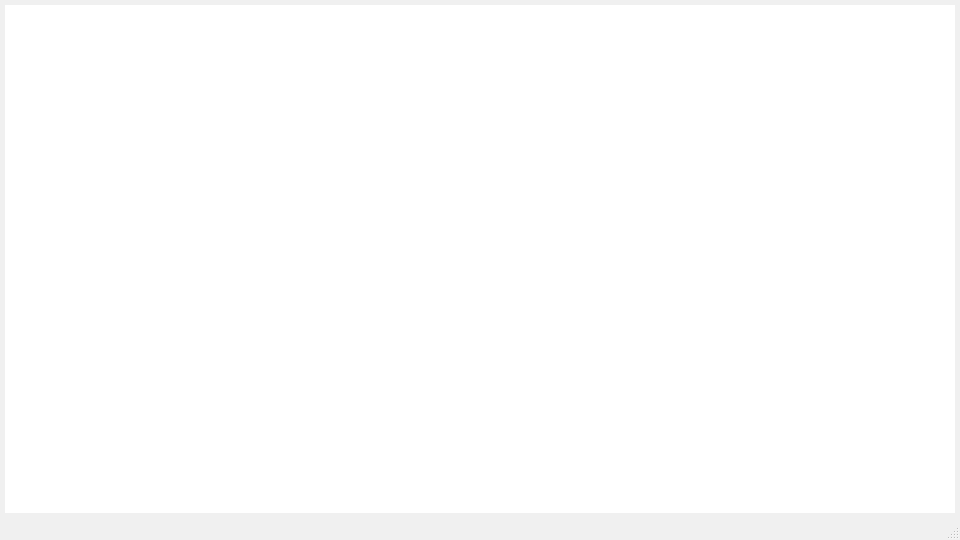
<?xml version="1.0" encoding="UTF-8"?>
<ui version="4.0">
 <class>MainWindow</class>
 <widget class="QMainWindow" name="MainWindow">
  <property name="windowModality">
   <enum>Qt::NonModal</enum>
  </property>
  <property name="enabled">
   <bool>true</bool>
  </property>
  <property name="geometry">
   <rect>
    <x>0</x>
    <y>0</y>
    <width>960</width>
    <height>540</height>
   </rect>
  </property>
  <property name="palette">
   <palette>
    <active>
     <colorrole role="WindowText">
      <brush brushstyle="SolidPattern">
       <color alpha="255">
        <red>255</red>
        <green>255</green>
        <blue>255</blue>
       </color>
      </brush>
     </colorrole>
     <colorrole role="Button">
      <brush brushstyle="SolidPattern">
       <color alpha="255">
        <red>126</red>
        <green>126</green>
        <blue>126</blue>
       </color>
      </brush>
     </colorrole>
     <colorrole role="Light">
      <brush brushstyle="SolidPattern">
       <color alpha="255">
        <red>189</red>
        <green>189</green>
        <blue>189</blue>
       </color>
      </brush>
     </colorrole>
     <colorrole role="Midlight">
      <brush brushstyle="SolidPattern">
       <color alpha="255">
        <red>157</red>
        <green>157</green>
        <blue>157</blue>
       </color>
      </brush>
     </colorrole>
     <colorrole role="Dark">
      <brush brushstyle="SolidPattern">
       <color alpha="255">
        <red>63</red>
        <green>63</green>
        <blue>63</blue>
       </color>
      </brush>
     </colorrole>
     <colorrole role="Mid">
      <brush brushstyle="SolidPattern">
       <color alpha="255">
        <red>84</red>
        <green>84</green>
        <blue>84</blue>
       </color>
      </brush>
     </colorrole>
     <colorrole role="Text">
      <brush brushstyle="SolidPattern">
       <color alpha="255">
        <red>255</red>
        <green>255</green>
        <blue>255</blue>
       </color>
      </brush>
     </colorrole>
     <colorrole role="BrightText">
      <brush brushstyle="SolidPattern">
       <color alpha="255">
        <red>255</red>
        <green>255</green>
        <blue>255</blue>
       </color>
      </brush>
     </colorrole>
     <colorrole role="ButtonText">
      <brush brushstyle="SolidPattern">
       <color alpha="255">
        <red>255</red>
        <green>255</green>
        <blue>255</blue>
       </color>
      </brush>
     </colorrole>
     <colorrole role="Base">
      <brush brushstyle="SolidPattern">
       <color alpha="255">
        <red>0</red>
        <green>0</green>
        <blue>0</blue>
       </color>
      </brush>
     </colorrole>
     <colorrole role="Window">
      <brush brushstyle="SolidPattern">
       <color alpha="255">
        <red>126</red>
        <green>126</green>
        <blue>126</blue>
       </color>
      </brush>
     </colorrole>
     <colorrole role="Shadow">
      <brush brushstyle="SolidPattern">
       <color alpha="255">
        <red>0</red>
        <green>0</green>
        <blue>0</blue>
       </color>
      </brush>
     </colorrole>
     <colorrole role="AlternateBase">
      <brush brushstyle="SolidPattern">
       <color alpha="255">
        <red>63</red>
        <green>63</green>
        <blue>63</blue>
       </color>
      </brush>
     </colorrole>
     <colorrole role="ToolTipBase">
      <brush brushstyle="SolidPattern">
       <color alpha="255">
        <red>255</red>
        <green>255</green>
        <blue>220</blue>
       </color>
      </brush>
     </colorrole>
     <colorrole role="ToolTipText">
      <brush brushstyle="SolidPattern">
       <color alpha="255">
        <red>0</red>
        <green>0</green>
        <blue>0</blue>
       </color>
      </brush>
     </colorrole>
    </active>
    <inactive>
     <colorrole role="WindowText">
      <brush brushstyle="SolidPattern">
       <color alpha="255">
        <red>0</red>
        <green>0</green>
        <blue>0</blue>
       </color>
      </brush>
     </colorrole>
     <colorrole role="Button">
      <brush brushstyle="SolidPattern">
       <color alpha="255">
        <red>240</red>
        <green>240</green>
        <blue>240</blue>
       </color>
      </brush>
     </colorrole>
     <colorrole role="Light">
      <brush brushstyle="SolidPattern">
       <color alpha="255">
        <red>255</red>
        <green>255</green>
        <blue>255</blue>
       </color>
      </brush>
     </colorrole>
     <colorrole role="Midlight">
      <brush brushstyle="SolidPattern">
       <color alpha="255">
        <red>227</red>
        <green>227</green>
        <blue>227</blue>
       </color>
      </brush>
     </colorrole>
     <colorrole role="Dark">
      <brush brushstyle="SolidPattern">
       <color alpha="255">
        <red>160</red>
        <green>160</green>
        <blue>160</blue>
       </color>
      </brush>
     </colorrole>
     <colorrole role="Mid">
      <brush brushstyle="SolidPattern">
       <color alpha="255">
        <red>160</red>
        <green>160</green>
        <blue>160</blue>
       </color>
      </brush>
     </colorrole>
     <colorrole role="Text">
      <brush brushstyle="SolidPattern">
       <color alpha="255">
        <red>0</red>
        <green>0</green>
        <blue>0</blue>
       </color>
      </brush>
     </colorrole>
     <colorrole role="BrightText">
      <brush brushstyle="SolidPattern">
       <color alpha="255">
        <red>255</red>
        <green>255</green>
        <blue>255</blue>
       </color>
      </brush>
     </colorrole>
     <colorrole role="ButtonText">
      <brush brushstyle="SolidPattern">
       <color alpha="255">
        <red>0</red>
        <green>0</green>
        <blue>0</blue>
       </color>
      </brush>
     </colorrole>
     <colorrole role="Base">
      <brush brushstyle="SolidPattern">
       <color alpha="255">
        <red>255</red>
        <green>255</green>
        <blue>255</blue>
       </color>
      </brush>
     </colorrole>
     <colorrole role="Window">
      <brush brushstyle="SolidPattern">
       <color alpha="255">
        <red>240</red>
        <green>240</green>
        <blue>240</blue>
       </color>
      </brush>
     </colorrole>
     <colorrole role="Shadow">
      <brush brushstyle="SolidPattern">
       <color alpha="255">
        <red>105</red>
        <green>105</green>
        <blue>105</blue>
       </color>
      </brush>
     </colorrole>
     <colorrole role="AlternateBase">
      <brush brushstyle="SolidPattern">
       <color alpha="255">
        <red>245</red>
        <green>245</green>
        <blue>245</blue>
       </color>
      </brush>
     </colorrole>
     <colorrole role="ToolTipBase">
      <brush brushstyle="SolidPattern">
       <color alpha="255">
        <red>255</red>
        <green>255</green>
        <blue>220</blue>
       </color>
      </brush>
     </colorrole>
     <colorrole role="ToolTipText">
      <brush brushstyle="SolidPattern">
       <color alpha="255">
        <red>0</red>
        <green>0</green>
        <blue>0</blue>
       </color>
      </brush>
     </colorrole>
    </inactive>
    <disabled>
     <colorrole role="WindowText">
      <brush brushstyle="SolidPattern">
       <color alpha="255">
        <red>63</red>
        <green>63</green>
        <blue>63</blue>
       </color>
      </brush>
     </colorrole>
     <colorrole role="Button">
      <brush brushstyle="SolidPattern">
       <color alpha="255">
        <red>126</red>
        <green>126</green>
        <blue>126</blue>
       </color>
      </brush>
     </colorrole>
     <colorrole role="Light">
      <brush brushstyle="SolidPattern">
       <color alpha="255">
        <red>189</red>
        <green>189</green>
        <blue>189</blue>
       </color>
      </brush>
     </colorrole>
     <colorrole role="Midlight">
      <brush brushstyle="SolidPattern">
       <color alpha="255">
        <red>157</red>
        <green>157</green>
        <blue>157</blue>
       </color>
      </brush>
     </colorrole>
     <colorrole role="Dark">
      <brush brushstyle="SolidPattern">
       <color alpha="255">
        <red>63</red>
        <green>63</green>
        <blue>63</blue>
       </color>
      </brush>
     </colorrole>
     <colorrole role="Mid">
      <brush brushstyle="SolidPattern">
       <color alpha="255">
        <red>84</red>
        <green>84</green>
        <blue>84</blue>
       </color>
      </brush>
     </colorrole>
     <colorrole role="Text">
      <brush brushstyle="SolidPattern">
       <color alpha="255">
        <red>63</red>
        <green>63</green>
        <blue>63</blue>
       </color>
      </brush>
     </colorrole>
     <colorrole role="BrightText">
      <brush brushstyle="SolidPattern">
       <color alpha="255">
        <red>255</red>
        <green>255</green>
        <blue>255</blue>
       </color>
      </brush>
     </colorrole>
     <colorrole role="ButtonText">
      <brush brushstyle="SolidPattern">
       <color alpha="255">
        <red>63</red>
        <green>63</green>
        <blue>63</blue>
       </color>
      </brush>
     </colorrole>
     <colorrole role="Base">
      <brush brushstyle="SolidPattern">
       <color alpha="255">
        <red>126</red>
        <green>126</green>
        <blue>126</blue>
       </color>
      </brush>
     </colorrole>
     <colorrole role="Window">
      <brush brushstyle="SolidPattern">
       <color alpha="255">
        <red>126</red>
        <green>126</green>
        <blue>126</blue>
       </color>
      </brush>
     </colorrole>
     <colorrole role="Shadow">
      <brush brushstyle="SolidPattern">
       <color alpha="255">
        <red>0</red>
        <green>0</green>
        <blue>0</blue>
       </color>
      </brush>
     </colorrole>
     <colorrole role="AlternateBase">
      <brush brushstyle="SolidPattern">
       <color alpha="255">
        <red>245</red>
        <green>245</green>
        <blue>245</blue>
       </color>
      </brush>
     </colorrole>
     <colorrole role="ToolTipBase">
      <brush brushstyle="SolidPattern">
       <color alpha="255">
        <red>255</red>
        <green>255</green>
        <blue>220</blue>
       </color>
      </brush>
     </colorrole>
     <colorrole role="ToolTipText">
      <brush brushstyle="SolidPattern">
       <color alpha="255">
        <red>0</red>
        <green>0</green>
        <blue>0</blue>
       </color>
      </brush>
     </colorrole>
    </disabled>
   </palette>
  </property>
  <property name="windowTitle">
   <string>MainWindow</string>
  </property>
  <widget class="QWidget" name="centralwidget">
   <property name="maximumSize">
    <size>
     <width>1920</width>
     <height>1080</height>
    </size>
   </property>
   <layout class="QVBoxLayout" name="verticalLayout">
    <property name="spacing">
     <number>0</number>
    </property>
    <property name="leftMargin">
     <number>5</number>
    </property>
    <property name="topMargin">
     <number>5</number>
    </property>
    <property name="rightMargin">
     <number>5</number>
    </property>
    <property name="bottomMargin">
     <number>5</number>
    </property>
    <item>
     <widget class="QGraphicsView" name="graphicsView">
      <property name="baseSize">
       <size>
        <width>400</width>
        <height>400</height>
       </size>
      </property>
      <property name="frameShape">
       <enum>QFrame::NoFrame</enum>
      </property>
      <property name="frameShadow">
       <enum>QFrame::Plain</enum>
      </property>
      <property name="backgroundBrush">
       <brush brushstyle="NoBrush">
        <color alpha="255">
         <red>126</red>
         <green>126</green>
         <blue>126</blue>
        </color>
       </brush>
      </property>
      <property name="foregroundBrush">
       <brush brushstyle="NoBrush">
        <color alpha="255">
         <red>126</red>
         <green>126</green>
         <blue>126</blue>
        </color>
       </brush>
      </property>
      <property name="sceneRect">
       <rectf>
        <x>0.000000000000000</x>
        <y>0.000000000000000</y>
        <width>0.000000000000000</width>
        <height>0.000000000000000</height>
       </rectf>
      </property>
     </widget>
    </item>
   </layout>
  </widget>
  <widget class="QMenuBar" name="menubar">
   <property name="geometry">
    <rect>
     <x>0</x>
     <y>0</y>
     <width>960</width>
     <height>26</height>
    </rect>
   </property>
  </widget>
  <widget class="QStatusBar" name="statusbar"/>
 </widget>
 <resources/>
 <connections/>
</ui>
